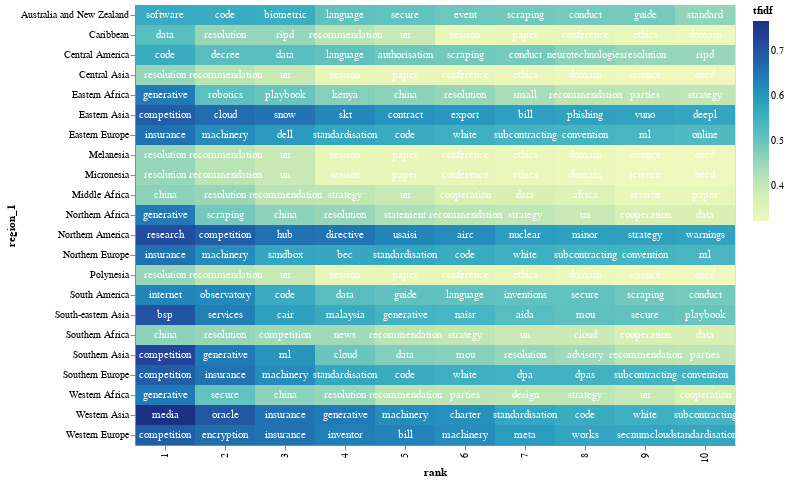

Notebook source saved alongside this figure:
### Code cell
### VISUALIZING TF-IDF HEATMAP
#[based on https://github.com/rskrisel/tf-idf/blob/main/README.md]

# Adding a little randomness to break ties in term ranking
top_tfidf_plusRand = top_tfidf.copy()
top_tfidf_plusRand['tfidf'] = top_tfidf_plusRand['tfidf'] + np.random.rand(top_tfidf.shape[0])*0.0001

# Base for all visualizations, with rank calculation
base = alt.Chart(top_tfidf_plusRand).encode(
    x = 'rank:O',
    y = 'region_1:N'
).transform_window(
    rank = "rank()",
    sort = [alt.SortField("tfidf", order="descending")],
    groupby = ["region_1"],
)

# Heatmap specification
heatmap = base.mark_rect().encode(
    color = 'tfidf:Q'
)

# Text labels, white for darker heatmap colors
text = base.mark_text(baseline='middle').encode(
    text = 'term:N',
    color = alt.condition(alt.datum.tfidf >= 0.23, alt.value('white'), alt.value('black'))
)

# Display the three superimposed visualizations
(heatmap + text).properties(width = 600)

### Figure 1 — Vega-Lite specification as saved in the notebook (floating-point values rounded to 4 significant figures; data arrays with more than 128 entries replaced by an {"elided": "..."} marker saying what was removed)
{"config": {"view": {"continuousWidth": 300, "continuousHeight": 300}}, "layer": [{"mark": {"type": "rect"}, "encoding": {"color": {"field": "tfidf", "type": "quantitative"}, "x": {"field": "rank", "type": "ordinal"}, "y": {"field": "region_1", "type": "nominal"}}, "transform": [{"window": [{"op": "rank", "field": "", "as": "rank"}], "groupby": ["region_1"], "sort": [{"field": "tfidf", "order": "descending"}]}]}, {"mark": {"type": "text", "baseline": "middle"}, "encoding": {"color": {"condition": {"test": "(datum.tfidf >= 0.23)", "value": "white"}, "value": "black"}, "text": {"field": "term", "type": "nominal"}, "x": {"field": "rank", "type": "ordinal"}, "y": {"field": "region_1", "type": "nominal"}}, "transform": [{"window": [{"op": "rank", "field": "", "as": "rank"}], "groupby": ["region_1"], "sort": [{"field": "tfidf", "order": "descending"}]}]}], "data": {"name": "data-dcaf8814ce585ba98f976df050616005"}, "width": 600, "$schema": "https://vega.github.io/schema/vega-lite/v5.20.1.json", "datasets": {"data-dcaf8814ce585ba98f976df050616005": {"elided": "220 records"}}}
